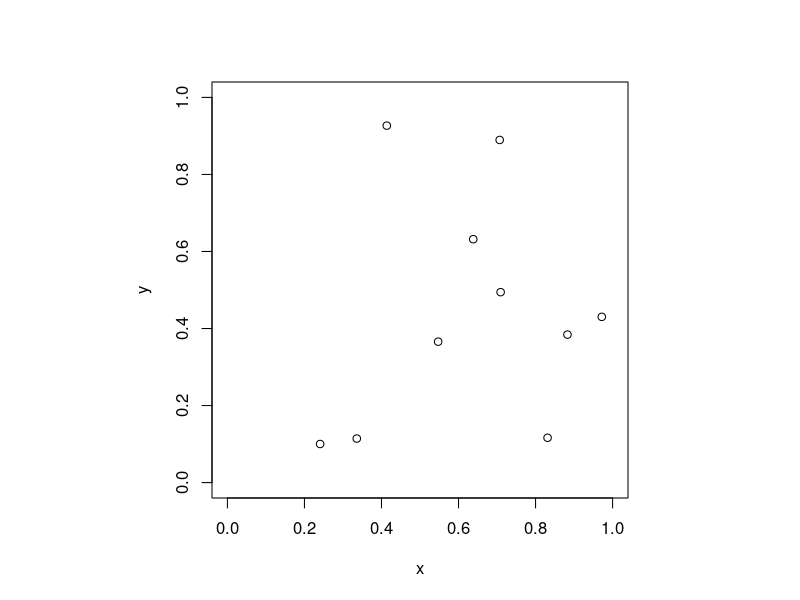
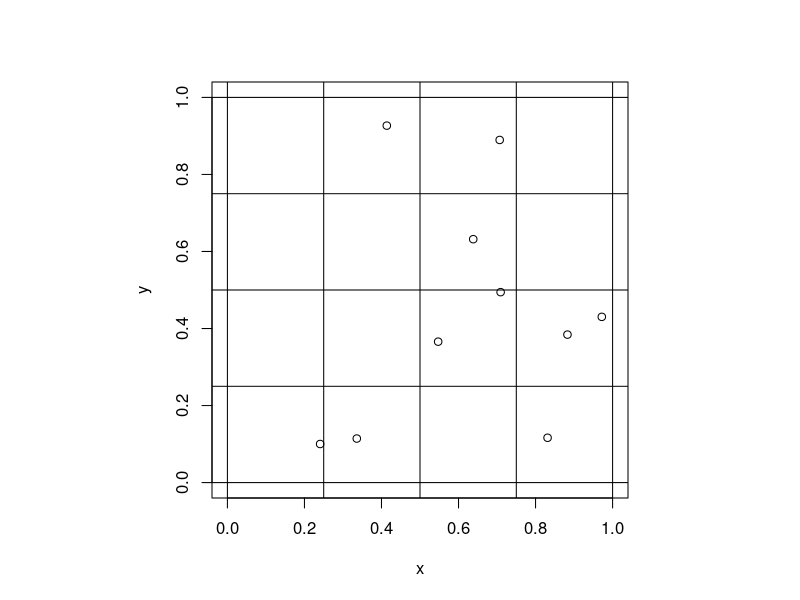

The R script that drew these images, in order:
## ---- chunk 1
knitr::opts_chunk$set(echo = TRUE)
## ---- chunk 2
# number of sites in the study
nsites <- 4

# number of individuals in capture history
n <- 10

# number of sampling occasions in capture-recapture
nsample_cap <- 5

# number of sampling occasions in presence-absence
nsample_occ <- 7

# capture probability
p <- 0.5

# occupancy probability
occupancy <- 0.3
## ---- chunk 3
set.seed(1313)
# our study area is the unit square

# define homerange centers

# Poisson process, with x, y coordinates as independent uniform
# random variables

homeranges <- array(data = NA, dim = c(n, 2), dimnames = list(c(1:n), c("x", "y")))

for (i in 1:n) {
  x <- runif(1)
  y <- runif(1)
  homeranges[i, 1] <- x
  homeranges[i, 2] <- y
}

# plotting homeranges for validation
par(pty = "s")
plot(homeranges, xlim = c(0, 1), ylim = c(0, 1))
## ---- chunk 4

# We now have a m x m grid for the unit square as our divided area

# number of grid cells per row
m <- 4

# plot grid cells on study area with homerange centers
par(pty = "s")
plot(homeranges, xlim = c(0, 1), ylim = c(0, 1))
for (i in 0:m) {
  abline(v = i / m)
  abline(h = i / m)
}



# simulate presence-absence data for each region for each period k
